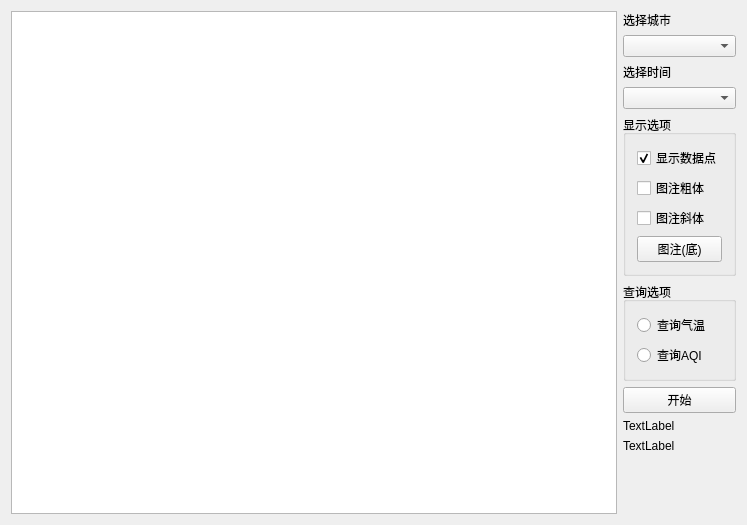
<?xml version="1.0" encoding="UTF-8"?>
<ui version="4.0">
 <class>Widget</class>
 <widget class="QWidget" name="Widget">
  <property name="geometry">
   <rect>
    <x>0</x>
    <y>0</y>
    <width>747</width>
    <height>525</height>
   </rect>
  </property>
  <property name="windowTitle">
   <string>Widget</string>
  </property>
  <layout class="QHBoxLayout" name="horizontalLayout_2">
   <item>
    <layout class="QHBoxLayout" name="horizontalLayout">
     <item>
      <widget class="QtCharts::QChartView" name="chartview"/>
     </item>
     <item>
      <layout class="QVBoxLayout" name="verticalLayout_3">
       <property name="topMargin">
        <number>0</number>
       </property>
       <item>
        <widget class="QLabel" name="label_2">
         <property name="text">
          <string>选择城市</string>
         </property>
         <property name="indent">
          <number>0</number>
         </property>
        </widget>
       </item>
       <item>
        <widget class="QComboBox" name="comboCity">
         <property name="enabled">
          <bool>true</bool>
         </property>
         <property name="editable">
          <bool>false</bool>
         </property>
        </widget>
       </item>
       <item>
        <widget class="QLabel" name="label">
         <property name="text">
          <string>选择时间</string>
         </property>
        </widget>
       </item>
       <item>
        <widget class="QComboBox" name="comboMonth">
         <property name="insertPolicy">
          <enum>QComboBox::InsertAtBottom</enum>
         </property>
        </widget>
       </item>
       <item>
        <widget class="QGroupBox" name="groupBox">
         <property name="title">
          <string>显示选项</string>
         </property>
         <layout class="QVBoxLayout" name="verticalLayout_2">
          <item>
           <widget class="QCheckBox" name="cbShowPoint">
            <property name="text">
             <string>显示数据点</string>
            </property>
            <property name="checked">
             <bool>true</bool>
            </property>
           </widget>
          </item>
          <item>
           <widget class="QCheckBox" name="cbLegendBold">
            <property name="text">
             <string>图注粗体</string>
            </property>
           </widget>
          </item>
          <item>
           <widget class="QCheckBox" name="cbLegendItalic">
            <property name="text">
             <string>图注斜体</string>
            </property>
           </widget>
          </item>
          <item>
           <widget class="QPushButton" name="btnLegendAlign">
            <property name="text">
             <string>图注(底)</string>
            </property>
           </widget>
          </item>
         </layout>
        </widget>
       </item>
       <item>
        <widget class="QGroupBox" name="groupBox_2">
         <property name="title">
          <string>查询选项</string>
         </property>
         <layout class="QVBoxLayout" name="verticalLayout">
          <item>
           <widget class="QRadioButton" name="btnWeather">
            <property name="text">
             <string>查询气温</string>
            </property>
           </widget>
          </item>
          <item>
           <widget class="QRadioButton" name="btnAQI">
            <property name="text">
             <string>查询AQI</string>
            </property>
           </widget>
          </item>
         </layout>
        </widget>
       </item>
       <item>
        <widget class="QPushButton" name="btnStart">
         <property name="sizePolicy">
          <sizepolicy hsizetype="Preferred" vsizetype="Fixed">
           <horstretch>0</horstretch>
           <verstretch>0</verstretch>
          </sizepolicy>
         </property>
         <property name="text">
          <string>开始</string>
         </property>
        </widget>
       </item>
       <item>
        <widget class="QLabel" name="beiJingLabel">
         <property name="text">
          <string>TextLabel</string>
         </property>
        </widget>
       </item>
       <item>
        <widget class="QLabel" name="beiJingLabel1">
         <property name="text">
          <string>TextLabel</string>
         </property>
        </widget>
       </item>
       <item>
        <spacer name="verticalSpacer_2">
         <property name="orientation">
          <enum>Qt::Vertical</enum>
         </property>
         <property name="sizeHint" stdset="0">
          <size>
           <width>20</width>
           <height>40</height>
          </size>
         </property>
        </spacer>
       </item>
      </layout>
     </item>
    </layout>
   </item>
  </layout>
 </widget>
 <layoutdefault spacing="6" margin="11"/>
 <customwidgets>
  <customwidget>
   <class>QtCharts::QChartView</class>
   <extends>QGraphicsView</extends>
   <header location="global">QtCharts/QChartView&gt;
#include &lt;QtCharts/chartsnamespace.h</header>
  </customwidget>
 </customwidgets>
 <resources/>
 <connections/>
</ui>
